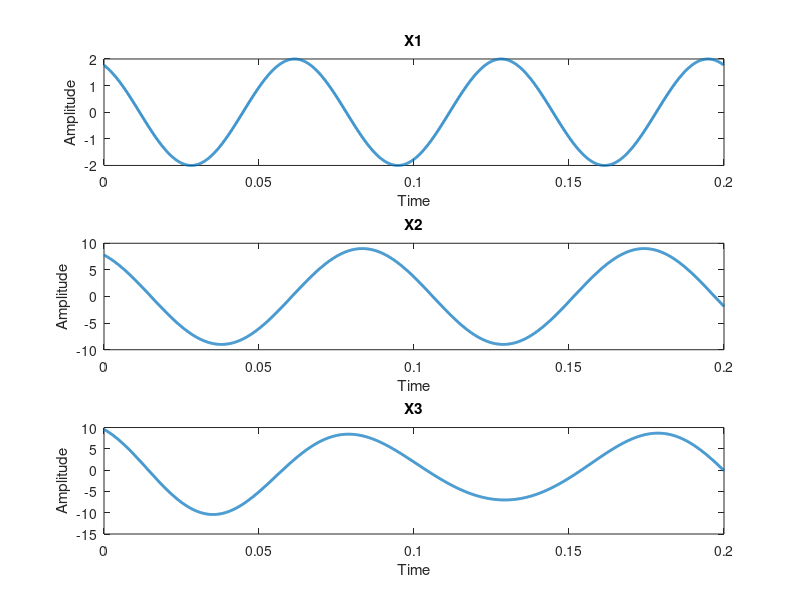

This figure's MATLAB source:
clc;
close all;
A=2; %20-42556-1
B=0;
C=4;
D=2;
E=5;
F=5;
G=6;
H=1;
K1= A+B;
K2= G+H+2;
frq1=E+F+5;
J1= (pi*(D+G+20))/180;
J2= pi/6;
fs=10000;
t=0:1/fs:3/15;
x1 = K1*cos(2*pi*frq1*1*t + J1);
subplot (3,1,1);
plot(t,x1,'LineWidth',2)
xlabel('Time');
ylabel('Amplitude');
title('X1')
frq2=C+D+5;
x2=K2*cos(2*pi*frq2*t+J2);
subplot (3,1,2);
plot (t, x2, 'LineWidth',2)
xlabel('Time')
ylabel('Amplitude')
title('X2')
x3=x1+x2;
subplot (3,1,3);
plot (t, x3, 'LineWidth',2)
xlabel('Time')
ylabel('Amplitude')
title('X3')
